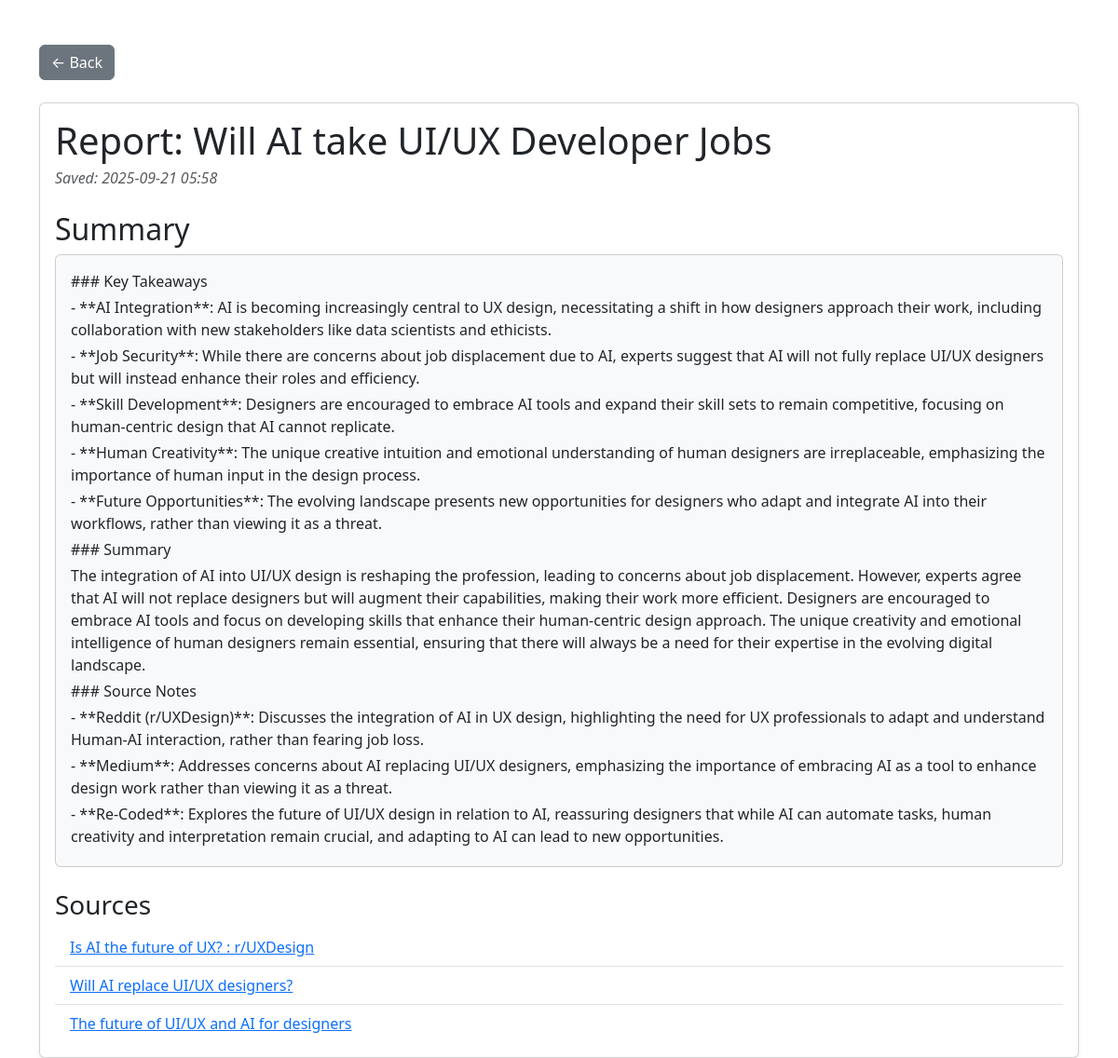
Page /report/3 on the committed database.
### app.py (models this page shows)
class Report(db.Model):
    id = db.Column(db.Integer, primary_key=True)
    query = db.Column(db.String(512), nullable=False)
    summary = db.Column(db.Text, nullable=False)
    sources = db.Column(db.Text)  # JSON string list of sources/metadata
    created_at = db.Column(db.DateTime, default=datetime.utcnow)

### app.py (the view)
@app.route('/report/<int:report_id>')
def view_report(report_id):
    rep = db.get_or_404(Report, report_id)
    sources = json.loads(rep.sources or '[]')
    return render_template('report.html', report=rep, sources=sources)

### templates/report.html (shortened to what this page needs)
<!doctype html>
<html lang="en">
  <head>
    <link href="https://cdn.jsdelivr.net/npm/bootstrap@5.3.3/dist/css/bootstrap.min.css" rel="stylesheet">
  </head>
  <body>
    <div class="container mt-5">
      <a href="{{ url_for('index') }}" class="btn btn-secondary mb-4">&larr; Back</a>
      <div class="card shadow-sm">
        <div class="card-body">
          <h1 class="card-title">Report: {{ report.query }}</h1>
          <p class="card-subtitle text-muted mb-3"><em>Saved: {{ report.created_at.strftime('%Y-%m-%d %H:%M') }}</em></p>
          <h2 class="mt-4">Summary</h2>
          <div class="card bg-light">
  <div class="card-body">
    {% set lines = report.summary.strip().split('\n') %}
    {% if lines[0].strip().startswith('-') %}
      <ul class="summary-list">
        {% for line in lines %}
          <li>{{ line.strip('- ').strip() }}</li>
        {% endfor %}
      </ul>
    {% else %}
      {% for line in lines %}
        <p class="text-wrap mb-1">{{ line.strip() }}</p>
      {% endfor %}
    {% endif %}
  </div>
</div>
          <h3 class="mt-4">Sources</h3>
          <ul class="list-group list-group-flush">
            {% for s in sources %}
              <li class="list-group-item d-flex justify-content-between align-items-center">
                <div>
                  <a href="{{ s.url }}" target="_blank">{{ s.title or s.url }}</a>
                </div>
              </li>
            {% endfor %}
          </ul>
        </div>
      </div>
    </div>
  </body>
</html>

### rows in the picture
Report: query "Will AI take UI/UX Developer Jobs", created_at "2025-09-21 05:58"

### other values in the picture
{{ line.strip() }} "### Key Takeaways" "- **Job Security**: While there are concerns about job displacement due to AI, experts suggest that AI will not fully replace UI/UX designers but will instead enhance their roles and efficiency." "- **Skill Development**: Designers are encouraged to embrace AI tools and expand their skill sets to remain competitive, focusing on human-centric design that AI cannot replicate." "- **Human Creativity**: The unique creative intuition and emotional understanding of human designers are irreplaceable, emphasizing the importance of human input in the design process." "- **Future Opportunities**: The evolving landscape presents new opportunities for designers who adapt and integrate AI into their workflows, rather than viewing it as a threat." "### Summary" "### Source Notes" "- **Reddit (r/UXDesign)**: Discusses the integration of AI in UX design, highlighting the need for UX professionals to adapt and understand Human-AI interaction, rather than fearing job loss." "- **Medium**: Addresses concerns about AI replacing UI/UX designers, emphasizing the importance of embracing AI as a tool to enhance design work rather than viewing it as a threat."
{{ s.title or s.url }} "Is AI the future of UX? : r/UXDesign" "Will AI replace UI/UX designers?" "The future of UI/UX and AI for designers"
